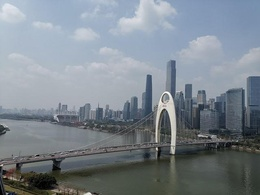
%> input picture 04_MeanFilter/img_src/img.jpeg, 260 x 195 px, shrunk from 640 x 480 before the run
$ octave img2txt.m   (GNU Octave 9; MATLAB toolbox functions it lacks are replaced by stand-ins)
%> lines starting %> are read from the running program, lines starting %| are printed output that depends on the picture
% RGB图像文件 转化为 R通道、G通道、B通道、灰度图像的文本文件及图像文件

close;
clear;
clc;

% ---读取源图像文件
% 读取图像文件到图像句柄中
img_src = imread('./img_src/img.jpeg');
%> img_src is the input picture: size 195x260x3 uint8; mean R, G, B 124.3, 133.3, 141.5

% 加高斯噪声
img = imnoise(img_src, 'gaussian', 0, 0.01);
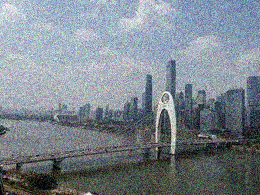
%> img: size 195x260x3 uint8; mean R, G, B 124.2, 133.3, 141.6

% ---获取源图像文件的信息
% 获取图像行数、列数、通道数
[num_row, num_col, num_channel] = size(img);
%> num_row = 195; num_col = 260; num_channel = 3

% 获取图像RGB各个通道的图像
R = img(:, :, 1); % R通道
G = img(:, :, 2); % G通道
B = img(:, :, 3); % B通道
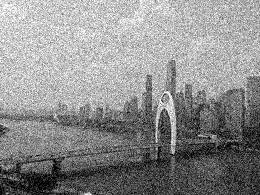
%> B: size 195x260 uint8; min 0, max 255, mean 141.6

% 将 行数×列数 存放的图像文件转置为 列数×行数，
% 因为matlab中，矩阵的一维访问是按列一列一列访问的，而不是按行一行一行访问的
R1 = R';
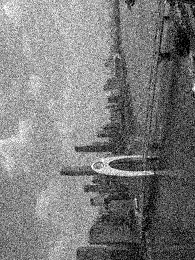
%> R1: size 260x195 uint8; min 0, max 255, mean 124.2; mean of the top-left, top-right, bottom-left and bottom-right quarters 172.6, 103, 146.5, 75.3
G1 = G';
B1 = B';
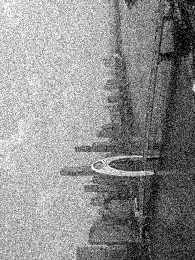
%> B1: size 260x195 uint8; min 0, max 255, mean 141.6; mean of the top-left, top-right, bottom-left and bottom-right quarters 197.6, 109.2, 178.9, 81.8


% ---生成R、G、B单个通道的文本文件
% R通道
fid_r = fopen('./img_src/img_r.txt', 'wt'); % 以写的方式打开文件，文件不存在则创建
fprintf(fid_r, '%d\n', R1); % 以整数形式，将R通道图像矩阵R1，输出（写入）fid_r句柄所指向的文件（'img_r.txt'）中，每输出一个数据就换一次行
fclose(fid_r); % 关闭文件
% G通道
fid_g = fopen('./img_src/img_g.txt', 'wt'); % 以写的方式打开文件，文件不存在则创建
fprintf(fid_g, '%d\n', G1); % 以整数形式，将G通道图像矩阵G1，输出（写入）fid_g句柄所指向的文件（'img_g.txt'）中，每输出一个数据就换一次行
fclose(fid_g); % 关闭文件
% B通道
fid_b = fopen('./img_src/img_b.txt', 'wt'); % 以写的方式打开文件，文件不存在则创建
fprintf(fid_b, '%d\n', B1); % 以整数形式，将B通道图像矩阵B1，输出（写入）fid_b句柄所指向的文件（'img_b.txt'）中，每输出一个数据就换一次行
fclose(fid_b); % 关闭文件


% ---生成模仿摄像头视频帧的RGB三通道的文本文件（R1，G1，B1， R2，G2，B2， ...）
% 每3个数据为一个完整数据的RGB转置矩阵
RGB1 = zeros(num_col*3, num_row, 'uint8');
for i=1:1:num_row*num_col*3
    if mod(i, 3)==1
        RGB1(i) = R1(floor((i-1)/3) + 1); % floor向下取整，相当于截断；+1是因为matlab矩阵索引是从1开始的而不是0
    elseif mod(i, 3)==2
        RGB1(i) = G1(floor((i-1)/3) + 1);
    else
        RGB1(i) = B1(floor((i-1)/3) + 1);
    end
end
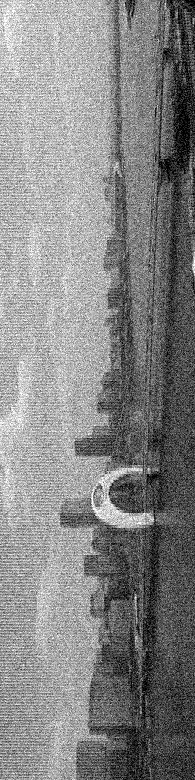
%> RGB1: size 780x195 uint8; min 0, max 255, mean 133
fid_rgb = fopen('./img_src/img_rgb.txt', 'wt'); % 以写的方式打开文件，文件不存在则创建
fprintf(fid_rgb, '%d\n', RGB1); % 以整数形式，将RGB三通道图像矩阵RGB1，输出（写入）fid_rgb句柄所指向的文件（'img_rgb.txt'）中，每输出一个数据就换一次行
fclose(fid_rgb); % 关闭文件


% ---生成单通道灰度图像的文本文件
% 单通道灰度图像
gray = rgb2gray(img);
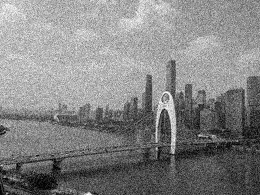
%> gray: size 195x260 uint8; min 0, max 254, mean 131.5
gray1 = gray';
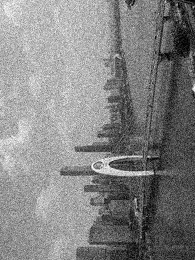
%> gray1: size 260x195 uint8; min 0, max 254, mean 131.5; mean of the top-left, top-right, bottom-left and bottom-right quarters 182.5, 106.1, 158.5, 79.8
fid_gray = fopen('./img_src/img_gray.txt', 'wt'); % 以写的方式打开文件，文件不存在则创建
fprintf(fid_gray, '%d\n', gray1); % 以整数形式，将灰度图像矩阵gray1，输出（写入）fid_gray句柄所指向的文件（'img_gray.txt'）中，每输出一个数据就换一次行
fclose(fid_gray); % 关闭文件


% ---生成R通道、G通道、B通道、灰度图像的图像文件
% 将图像写入到磁盘（image write）
imwrite(R, './img_src/img_r.jpeg'); % 图像句柄，要写入的磁盘路径
imwrite(G, './img_src/img_g.jpeg');
imwrite(B, './img_src/img_b.jpeg');
imwrite(gray, './img_src/img_gray.jpeg');
imwrite(img_src, './img_src/img.jpeg');
imwrite(img, './img_src/img_guassian.jpeg');
